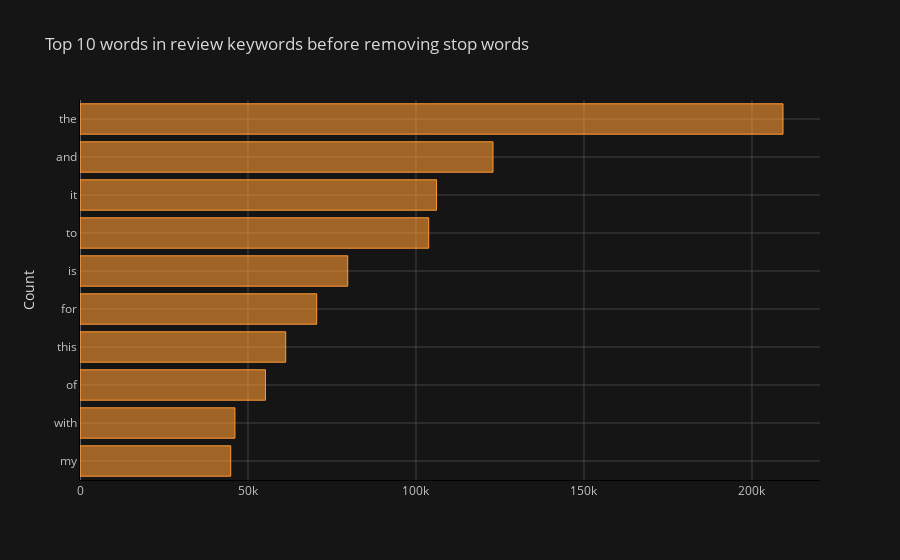

Here is the notebook cell this chart was saved with:
### Markdown cell above
Visualize Frequency Distribution Before Removing Stop Words

### Code cell
common_words = get_top_n_words(df['keywords'], n=10, remove_stop_words=False)

df1 = pd.DataFrame(common_words, columns = ['keywords' , 'count'])

df1.groupby('keywords').sum()['count'].sort_values().iplot(
    kind='barh', yTitle='Count', linecolor='black', title='Top 10 words in review keywords before removing stop words'
)

### Figure 1 — Plotly figure (JSON) as saved in the notebook; plotly's stock layout.template omitted (floating-point values rounded to 4 significant figures)
{"data": [{"marker": {"color": "rgba(255, 153, 51, 0.6)", "line": {"color": "rgba(255, 153, 51, 1.0)", "width": 1}}, "name": "count", "orientation": "h", "text": "", "type": "bar", "x": [44856, 46105, 55202, 61223, 70447, 79683, 103784, 106125, 122921, 209236], "y": ["my", "with", "of", "this", "for", "is", "to", "it", "and", "the"]}], "layout": {"legend": {"bgcolor": "#151516", "font": {"color": "#D9D9D9"}}, "paper_bgcolor": "#151516", "plot_bgcolor": "#151516", "title": {"font": {"color": "#D9D9D9"}, "text": "Top 10 words in review keywords before removing stop words"}, "xaxis": {"gridcolor": "#434343", "linecolor": "black", "showgrid": true, "tickfont": {"color": "#C2C2C2"}, "title": {"font": {"color": "#D9D9D9"}, "text": ""}, "zerolinecolor": "#666570"}, "yaxis": {"gridcolor": "#434343", "linecolor": "black", "showgrid": true, "tickfont": {"color": "#C2C2C2"}, "title": {"font": {"color": "#D9D9D9"}, "text": "Count"}, "zerolinecolor": "#666570"}}}
